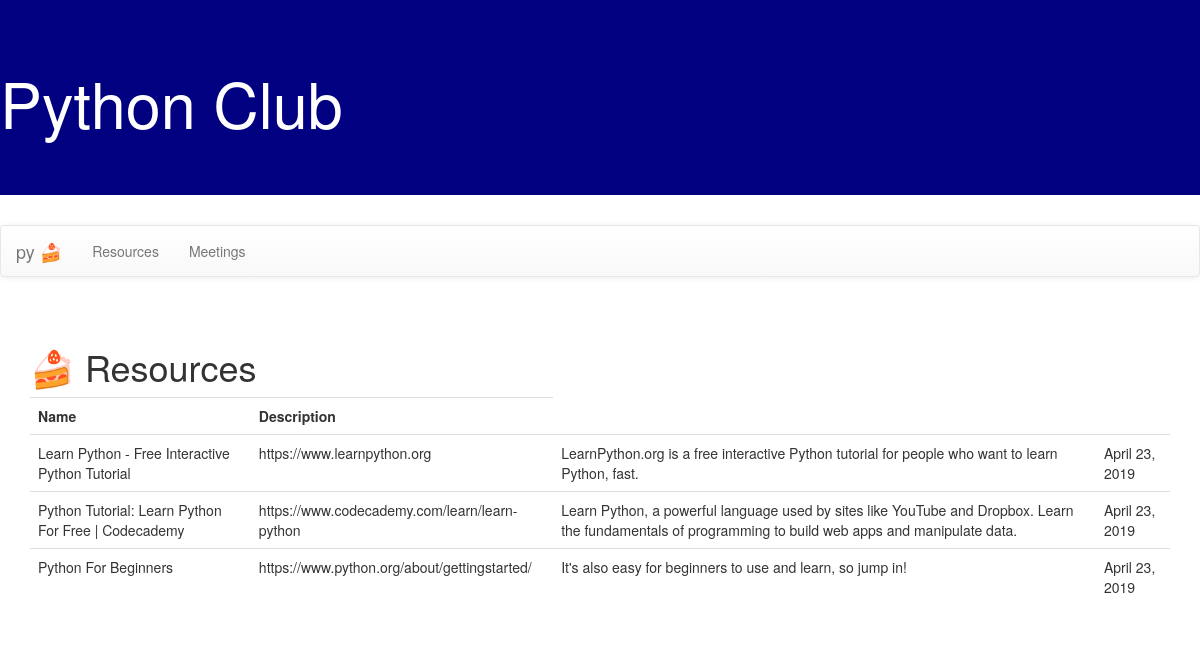
The page /club/getresources/ on the database its author committed.
### club/models.py (models this page shows, shortened)
class Resource(models.Model):
    resourcename=models.CharField(max_length=255)
    resourcetype=models.CharField(max_length=255)
    url=models.URLField()
    dateentered=models.DateField()
    userid=models.ForeignKey(User, on_delete=models.CASCADE)
    description=models.CharField(max_length=255)
    class Meta:
        db_table='resource'
        verbose_name_plural='resources'

### club/views.py (the view)
# urls.py: path('getresources/', views.getresources, name='resources'),
def getresources(request):
    type_list=Resource.objects.all()
    return render(request, 'club/resources.html' ,{'type_list' : type_list})

### club/templates/club/resources.html
{% extends 'base.html' %}
{% block content %}
<h1>&#127856; Resources</h1>
<table class='table'>
 <tr>
     <th>Name</th>
     <th>Description</th>
 </tr>
 {% for t in type_list %}
   <tr>
       <td>{{ t.resourcename }}</td>
       <td>{{ t.url }}</td>
       <td>{{ t.description }}</td>
       <td>{{ t.dateentered }}</td>
   </tr>
 {% endfor %}
</table>
{% endblock %}

### club/templates/base.html (shortened to what this page needs)
<!DOCTYPE html>
<html>
    <head>
        <link rel="stylesheet" href="//maxcdn.bootstrapcdn.com/bootstrap/3.2.0/css/bootstrap.min.css">
        <link rel="stylesheet" href="//maxcdn.bootstrapcdn.com/bootstrap/3.2.0/css/bootstrap-theme.min.css">
    </head>
    <body>
        <div class='jumbotron' style="background-color: Navy; color: white;">
            <h1>Python Club</h1>
        </div>
        <nav class="navbar navbar-default">
                <div class="container-fluid">
                <div class="navbar-header">
                <a class="navbar-brand" href="{% url 'index' %}">py &#127856;</a>
                </div>
                <ul class="nav navbar-nav">
                   <li><a href="{% url 'resources' %}">Resources</a></li>
                   <li><a href="{% url 'meetings' %}">Meetings</a></li>
                </ul>
                </div>
                </nav>
        <p>&nbsp;</p>
        <div class="container">
        {% block content %}
        {% endblock content %}
        </div>
    </body>
</html>

### rows shown on the page
Resource: resourcename "Learn Python - Free Interactive Python Tutorial", url "https://www.learnpython.org", description "LearnPython.org is a free interactive Python tutorial for people who want to learn Python, fast.", dateentered "April 23, 2019"
Resource: resourcename "Python Tutorial: Learn Python For Free | Codecademy", url "https://www.codecademy.com/learn/learn-python", description "Learn Python, a powerful language used by sites like YouTube and Dropbox. Learn the fundamentals of programming to build web apps and manipulate data.", dateentered "April 23, 2019"
Resource: resourcename "Python For Beginners", url "https://www.python.org/about/gettingstarted/", description "It's also easy for beginners to use and learn, so jump in!", dateentered "April 23, 2019"
